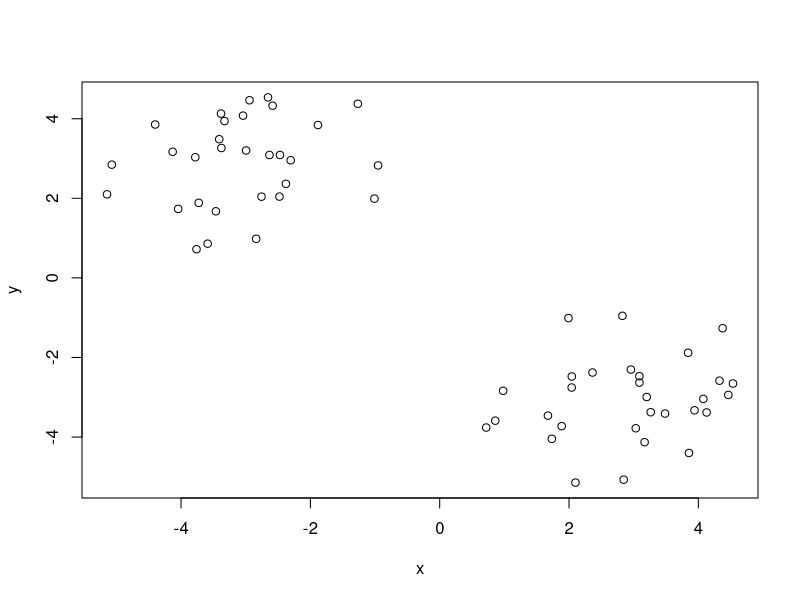
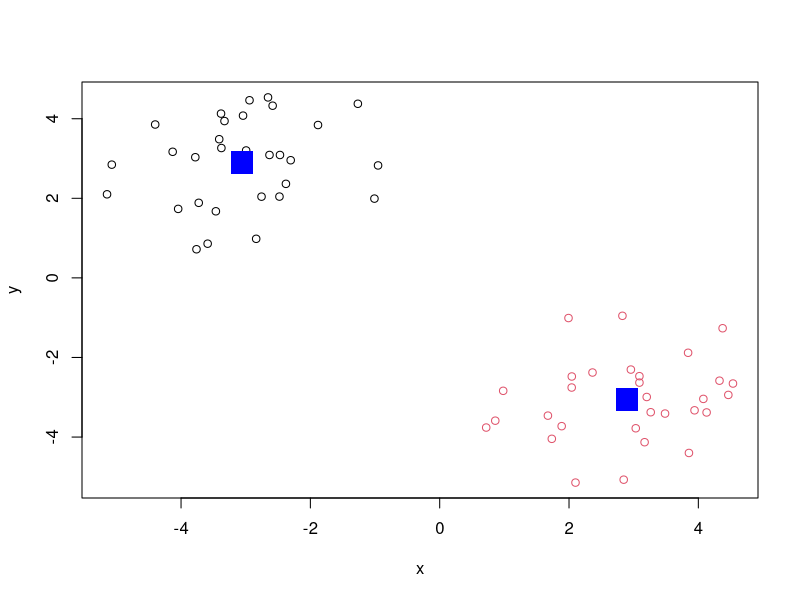

These figures' R source, in order:
## ---- chunk 1
knitr::opts_chunk$set(echo = TRUE)
## ---- chunk 2
tmp <- c(rnorm(30,-3), rnorm(30,3))
x <- cbind(x=tmp, y=rev(tmp))
plot(x)
km <- kmeans(x, 2, nstart = 20)
km
## ---- chunk 3
plot(x, col=km$cluster)
points(km$centers, col = "blue", pch = 15, cex = 3)
## ---- chunk 4

